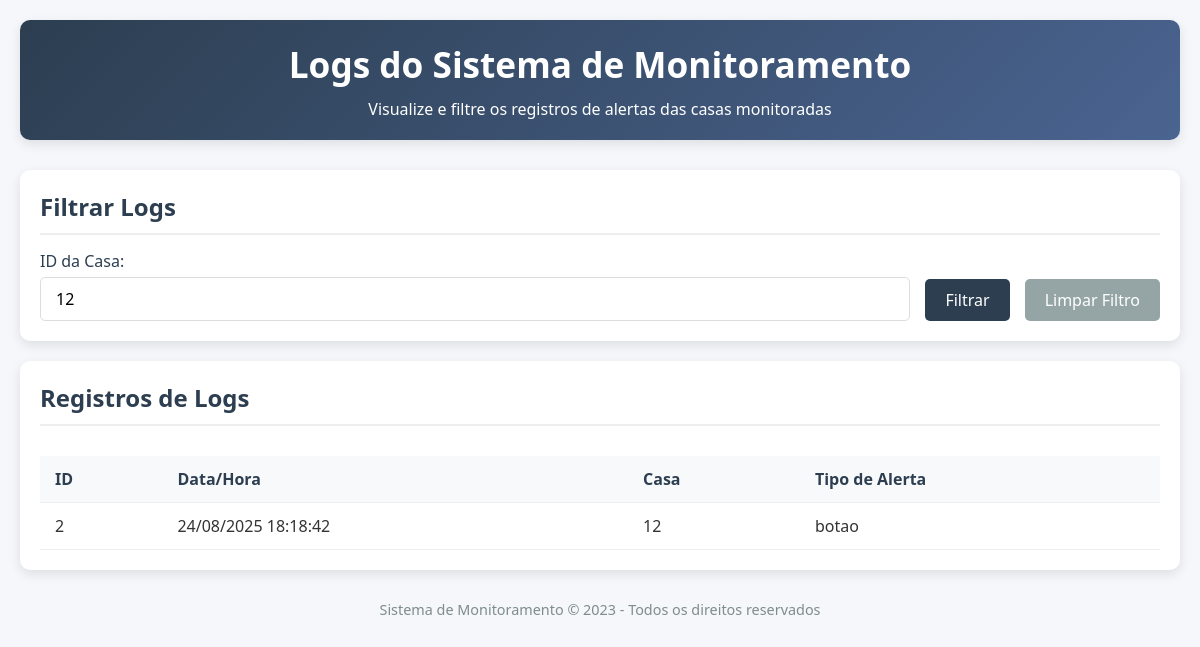
Page /logs?casa_id=12 on the committed database.
### tables this page shows
CREATE TABLE sensor_logs (
            id INTEGER PRIMARY KEY AUTOINCREMENT,
            casa_id TEXT NOT NULL,
            tipo_alerta TEXT NOT NULL,
            data_hora DATETIME DEFAULT CURRENT_TIMESTAMP
        );

### server.py (the view)
@app.route('/logs', methods=['GET'])
def obter_logs():
    casa_id = request.args.get('casa_id')
    if casa_id:
        logs = sensor_controller.obter_logs_por_casa(casa_id)
    else:
        logs = sensor_controller.obter_todos_logs()
    logs_formatados = []
    for log in logs:
        log_dict = log.to_dict()
        if hasattr(log.data_hora, 'strftime'):
            log_dict['data_hora_formatada'] = log.data_hora.strftime('%d/%m/%Y %H:%M:%S')
        else:
            try:
                from datetime import datetime
                dt = datetime.fromisoformat(str(log.data_hora).replace('Z', '+00:00'))
                log_dict['data_hora_formatada'] = dt.strftime('%d/%m/%Y %H:%M:%S')
            except (ValueError, AttributeError):
                log_dict['data_hora_formatada'] = str(log.data_hora)
        logs_formatados.append(log_dict)
    return render_template('logs.html', logs=logs_formatados, casa_id=casa_id)

### controllers/sensor_controller.py (called while the page is built)
    def obter_logs_por_casa(self, casa_id):
        logs_data = self.db_handler.get_logs_by_casa(casa_id)
        logs = []
        for log_data in logs_data:
            logs.append(SensorLog(
                id=log_data[0],
                casa_id=log_data[1],
                tipo_alerta=log_data[2],
                data_hora=log_data[3]
            ))
        return logs

### database/dao.py (called while the page is built)
    def get_connection(self):
        return sqlite3.connect(self.db_name)

    def get_logs_by_casa(self, casa_id):
        select_query = '''
        SELECT id, casa_id, tipo_alerta, data_hora
        FROM sensor_logs
        WHERE casa_id = ?
        ORDER BY data_hora DESC
        '''
        with self.get_connection() as conn:
            cursor = conn.cursor()
            cursor.execute(select_query, (casa_id,))
            return cursor.fetchall()

### models/sensor_log.py (called while the page is built)
    def to_dict(self):
        return {
            'id': self.id,
            'casa_id': self.casa_id,
            'tipo_alerta': self.tipo_alerta,
            'data_hora': self.data_hora.isoformat() if isinstance(self.data_hora, datetime) else self.data_hora
        }

### templates/logs.html (shortened to what this page needs)
<!DOCTYPE html>
<html lang="pt-BR">
<head>
    <link rel="stylesheet" href="../static/css/logs.css">
</head>
<body>
    <div class="container">
        <header>
            <h1>Logs do Sistema de Monitoramento</h1>
            <p>Visualize e filtre os registros de alertas das casas monitoradas</p>
        </header>
        <section class="filter-section">
            <h2>Filtrar Logs</h2>
            <form class="filter-form" action="/logs" method="GET">
                <div class="form-group">
                    <label for="casa_id">ID da Casa:</label>
                    <input type="text" id="casa_id" name="casa_id" placeholder="Digite o ID da casa"
                           value="{{ casa_id if casa_id }}">
                </div>
                <button type="submit">Filtrar</button>
                <a href="/logs"><button type="button">Limpar Filtro</button></a>
            </form>
        </section>
        <section class="logs-section">
            <h2>Registros de Logs</h2>
            <div class="table-container">
                {% if logs %}
                <table class="logs-table">
                    <thead>
                        <tr>
                            <th>ID</th>
                            <th>Data/Hora</th>
                            <th>Casa</th>
                            <th>Tipo de Alerta</th>
                        </tr>
                    </thead>
                    <tbody>
                        {% for log in logs %}
                        <tr>
                            <td>{{ log.id }}</td>
                            <td>{{ log.data_hora_formatada }}</td>
                            <td>{{ log.casa_id }}</td>
                            <td>{{ log.tipo_alerta }}</td>
                        </tr>
                        {% endfor %}
                    </tbody>
                </table>
                {% else %}
                <div class="no-logs">Nenhum log encontrado.</div>
                {% endif %}
            </div>
        </section>
        <footer>
            <p>Sistema de Monitoramento &copy; 2023 - Todos os direitos reservados</p>
        </footer>
    </div>
</body>
</html>

### static/css/logs.css (style rules this page uses)
* { margin: 0; padding: 0; box-sizing: border-box; font-family: 'Segoe UI', Tahoma, Geneva, Verdana, sans-serif; }
body { background-color: #f5f7fa; padding: 20px; color: #333; }
.container { max-width: 1200px; margin: 0 auto; }
header { text-align: center; margin-bottom: 30px; padding: 20px; background: linear-gradient(135deg, #2c3e50, #4a6491); color: white; border-radius: 10px; box-shadow: 0 4px 12px rgba(0, 0, 0, 0.1); }
h1 { font-size: 2.2rem; margin-bottom: 10px; }
h2 { color: #2c3e50; margin-bottom: 15px; border-bottom: 2px solid #eee; padding-bottom: 10px; }
.filter-section { background-color: white; border-radius: 10px; padding: 20px; margin-bottom: 20px; box-shadow: 0 4px 12px rgba(0, 0, 0, 0.1); }
.filter-form { display: flex; gap: 15px; align-items: flex-end; flex-wrap: wrap; }
.form-group { display: flex; flex-direction: column; flex-grow: 1; }
label { margin-bottom: 5px; font-weight: 500; color: #2c3e50; }
input[type="text"] { padding: 10px 15px; border: 1px solid #ddd; border-radius: 5px; font-size: 1rem; transition: border-color 0.3s; }
button { padding: 10px 20px; background-color: #2c3e50; color: white; border: none; border-radius: 5px; cursor: pointer; font-size: 1rem; transition: background-color 0.3s; }
a button { background-color: #95a5a6; text-decoration: none; display: inline-block; }
.logs-section { background-color: white; border-radius: 10px; padding: 20px; box-shadow: 0 4px 12px rgba(0, 0, 0, 0.1); }
.table-container { overflow-x: auto; }
.logs-table { width: 100%; border-collapse: collapse; margin-top: 15px; }
.logs-table th, .logs-table td { padding: 12px 15px; text-align: left; border-bottom: 1px solid #eee; }
.logs-table th { background-color: #f8f9fa; font-weight: 600; color: #2c3e50; position: sticky; top: 0; }
footer { text-align: center; margin-top: 30px; color: #7f8c8d; font-size: 0.9rem; }

### rows in the picture
sensor_logs: id "2", data_hora_formatada "24/08/2025 18:18:42", casa_id "12", tipo_alerta "botao"
